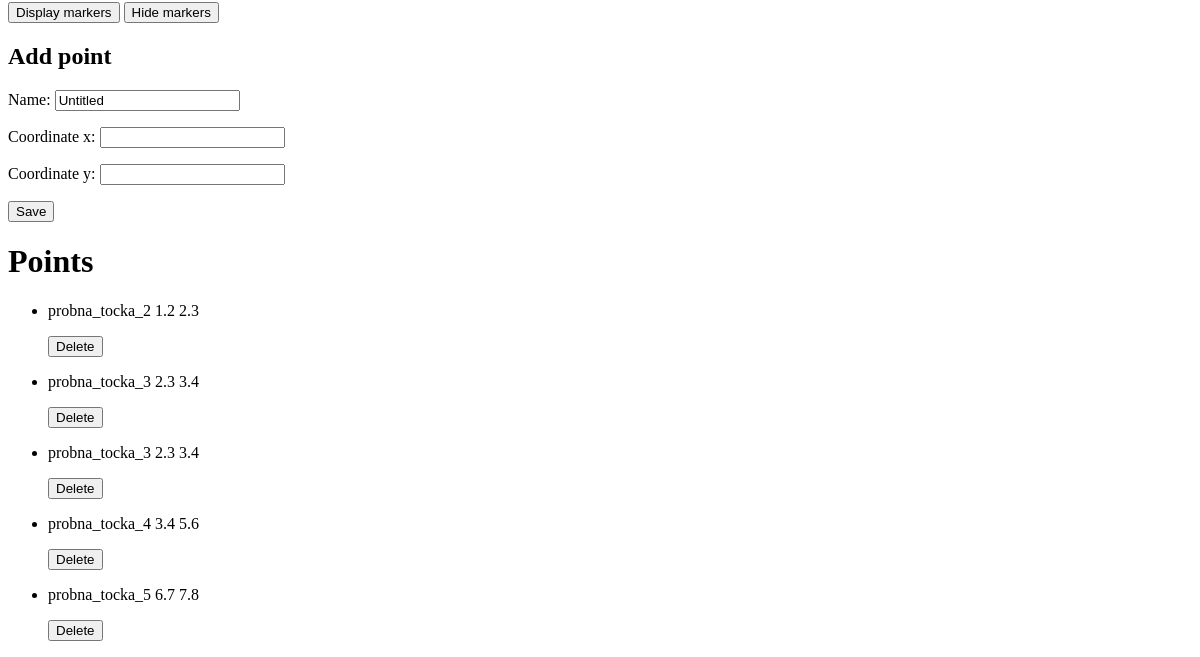
Before: / (lower part) with the older database file.
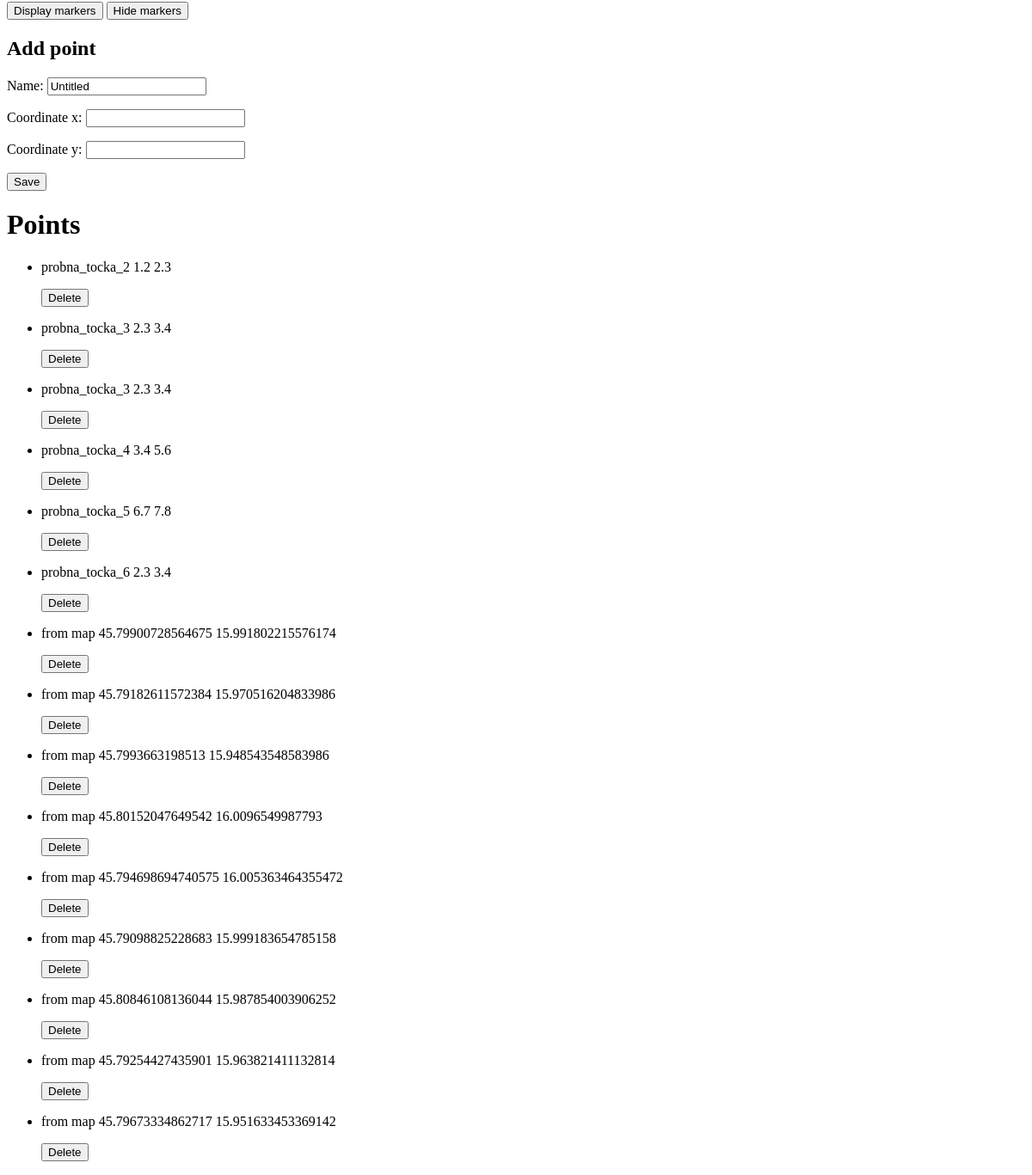
After: the same page with the newer database file.
### shortest_path/models.py (models this page shows)
class Point(models.Model):
    name = models.CharField(max_length=128, blank=True, default="Untitled")
    coordinate_x = models.FloatField(blank=True)
    coordinate_y = models.FloatField(blank=True)

### shortest_path/views.py (the view)
# urls.py: path('', points, name='points'),
def points(request):
    if request.method == 'GET':
        form = PointForm()
        points = Point.objects.all()
        return render(request, 'index.html', {'form': form, 'points': points})
    return HttpResponse(status=403)

### shortest_path/forms.py
class PointForm(forms.ModelForm):
    class Meta:
        model = Point
        fields = ('name', 'coordinate_x', 'coordinate_y')

### shortest_path/templates/index.html (shortened to what this page needs)
<!DOCTYPE html>
{% load staticfiles %}
<html lang="en">
<head>
	<link rel="stylesheet" href="https://unpkg.com/leaflet@1.3.4/dist/leaflet.css" />
	<link rel="stylesheet" type="text/css" href="{% static 'style.css' %}" media="screen" />
</head>
<body>
    <button onclick="show_markers()">Display markers</button>
    <button onclick="hide_markers()">Hide markers</button>
    <h2>Add point</h2>
    <form action="points/create" method="POST" class="post-form">{% csrf_token %}
        {{ form.as_p }}
        <button type="submit" class="save btn btn-default">Save</button>
    </form>
    <h1>Points</h1>
    {% if points %}
    <ul>
    {% for point in points %}
        <li>
            <p>{{ point.name }} {{point.coordinate_x}} {{point.coordinate_y}} </p>
            <form action="{% url 'delete_point' id=point.id %}" method="POST">
                <input class="btn btn-default btn-danger" type="submit" value="Delete"/>
            </form>
        </li>
    {% endfor %}
    </ul>
    {% else %}
        <p>There are no points in the DB.</p>
    {% endif %}
</body>
</html>

Changed rows visible on the page:
added Point: name "probna_tocka_6", coordinate_x "2.3", coordinate_y "3.4"
added Point: name "from map", coordinate_x "45.79900728564675", coordinate_y "15.991802215576174"
added Point: name "from map", coordinate_x "45.79182611572384", coordinate_y "15.970516204833986"
added Point: name "from map", coordinate_x "45.7993663198513", coordinate_y "15.948543548583986"
added Point: name "from map", coordinate_x "45.80152047649542", coordinate_y "16.0096549987793"
added Point: name "from map", coordinate_x "45.794698694740575", coordinate_y "16.005363464355472"
added Point: name "from map", coordinate_x "45.79098825228683", coordinate_y "15.999183654785158"
added Point: name "from map", coordinate_x "45.80846108136044", coordinate_y "15.987854003906252"
added Point: name "from map", coordinate_x "45.79254427435901", coordinate_y "15.963821411132814"
added Point: name "from map", coordinate_x "45.79673334862717", coordinate_y "15.951633453369142"
